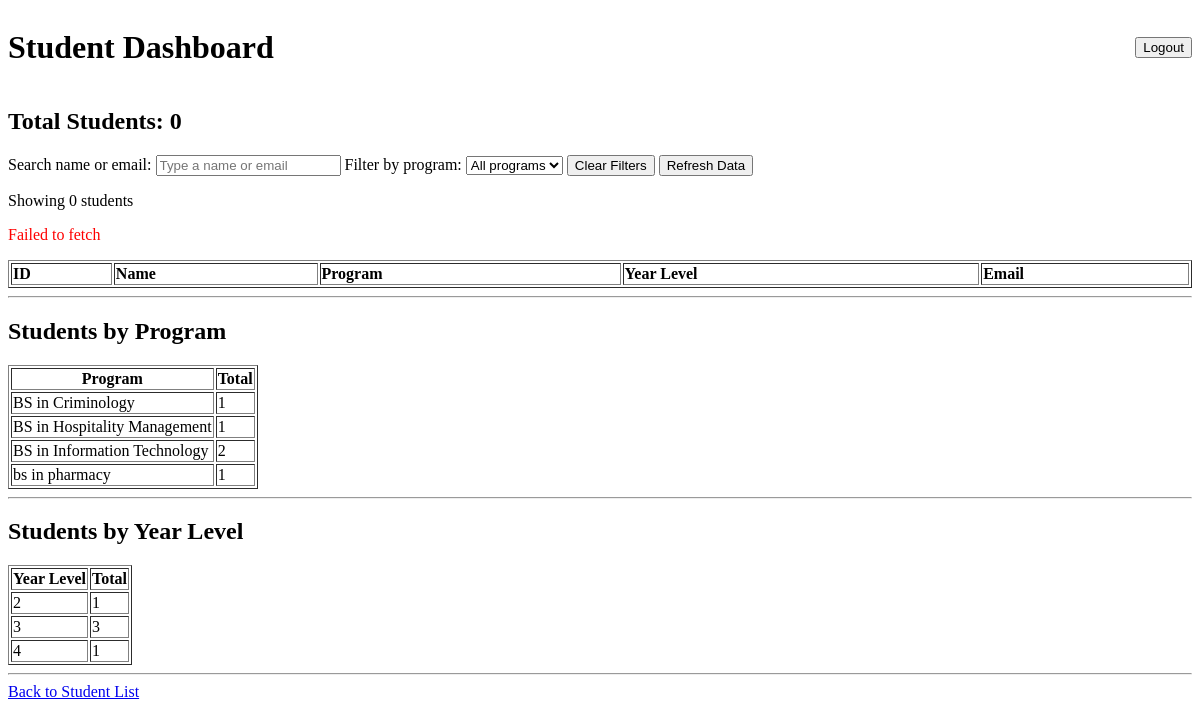
Page /dashboard/ on the earlier database version.
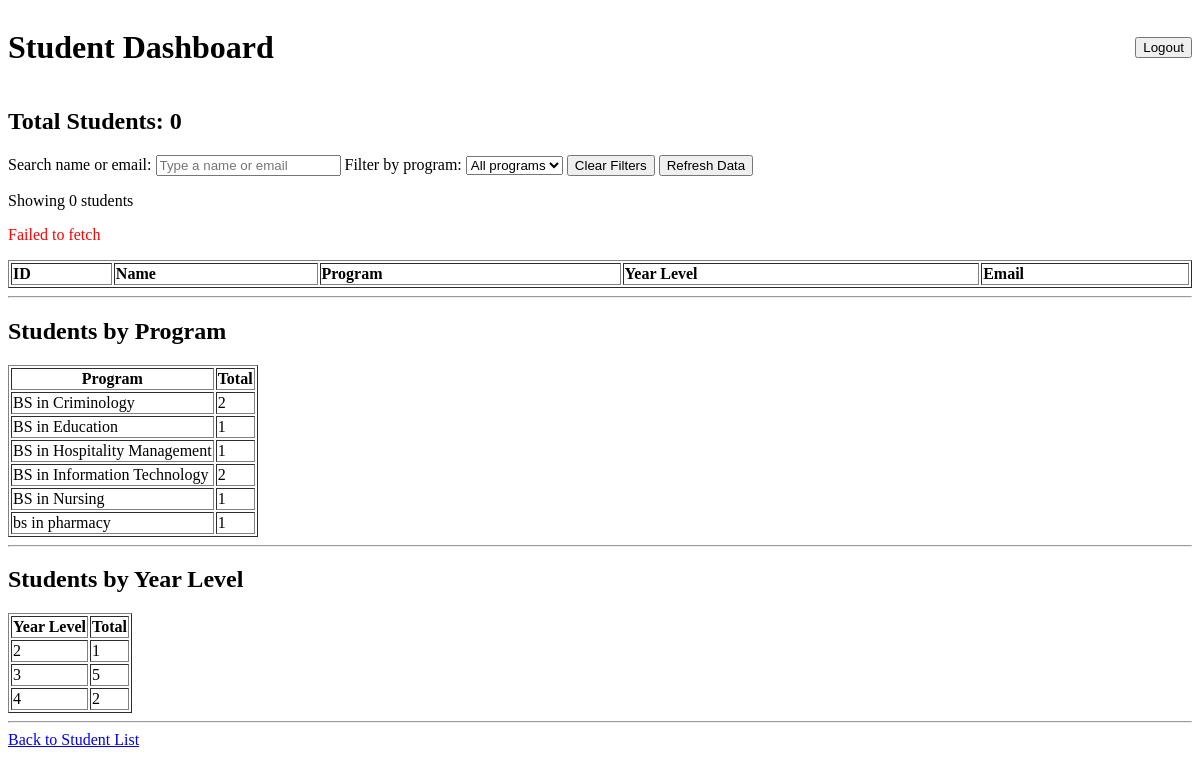
Same page on the later database version.
### registration/models.py (models this page shows, shortened)
class Student(models.Model):
    student_name = models.CharField(max_length=100)
    program = models.CharField(max_length=100)
    year_level = models.IntegerField()
    email = models.EmailField()

### registration/views.py (the view)
# urls.py: path('dashboard/', views.student_dashboard, name='student_dashboard'),
def student_dashboard(request):
    students = Student.objects.all()
    total_students = students.count()
    program_summary = (
        students.values('program')
        .annotate(total=Count('id'))
        .order_by('program')
    )
    year_summary = (
        students.values('year_level')
        .annotate(total=Count('id'))
        .order_by('year_level')
    )
    return render(
        request,
        'registration/student_dashboard.html',
        {
            'total_students': total_students,
            'program_summary': program_summary,
            'year_summary': year_summary,
        }
    )

### registration/templates/registration/student_dashboard.html (shortened to what this page needs)
{% load static %}
<!DOCTYPE html>
<html>
<head>
</head>
<body>
    <div style="display: flex; justify-content: space-between; align-items: center;">
        <h1>Student Dashboard</h1>
        <form action="{% url 'logout' %}" method="post" style="margin: 0;">
            <button type="submit">Logout</button>
        </form>
    </div>
    <h2>Total Students: <span id="student-count">0</span></h2>
    <section style="margin-bottom: 15px;">
        <label for="student-search">Search name or email:</label>
        <input type="search" id="student-search" placeholder="Type a name or email">
        <label for="program-filter">Filter by program:</label>
        <select id="program-filter">
            <option value="">All programs</option>
        </select>
        <button type="button" id="clear-filters">Clear Filters</button>
        <button type="button" id="refresh-students">Refresh Data</button>
    </section>
    <p id="result-count" aria-live="polite">Showing 0 students</p>
    <p id="error-message" style="color: red;"></p>
    <table border="1" id="student-table" style="width: 100%; text-align: left;">
        <thead>
            <tr>
                <th>ID</th>
                <th>Name</th>
                <th>Program</th>
                <th>Year Level</th>
                <th>Email</th>
            </tr>
        </thead>
    </table>
    <hr>
    <h2>Students by Program</h2>
    <table border="1">
        <tr><th>Program</th><th>Total</th></tr>
        {% for item in program_summary %}
            <tr><td>{{ item.program }}</td><td>{{ item.total }}</td></tr>
        {% empty %}
            <tr><td colspan="2">No program data available.</td></tr>
        {% endfor %}
    </table>
    <hr>
    <h2>Students by Year Level</h2>
    <table border="1">
        <tr><th>Year Level</th><th>Total</th></tr>
        {% for item in year_summary %}
            <tr><td>{{ item.year_level }}</td><td>{{ item.total }}</td></tr>
        {% empty %}
            <tr><td colspan="2">No year-level data available.</td></tr>
        {% endfor %}
    </table>
    <hr>
    <a href="{% url 'student_list' %}">Back to Student List</a>
</body>
</html>

Differences in the rows shown:
computed for Student "BS in Criminology": total "1" → "2"
added Student: program "BS in Education", total "1"
added Student: program "BS in Nursing", total "1"
Other differences:
new list line: "3 5"
new list line: "4 2"
list line gone: "3 3"
list line gone: "4 1"
